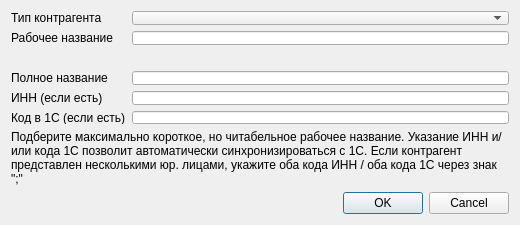
<?xml version="1.0" encoding="UTF-8"?>
<ui version="4.0">
 <class>DialogCrm_EditCounterparty</class>
 <widget class="QDialog" name="DialogCrm_EditCounterparty">
  <property name="geometry">
   <rect>
    <x>0</x>
    <y>0</y>
    <width>520</width>
    <height>225</height>
   </rect>
  </property>
  <property name="minimumSize">
   <size>
    <width>520</width>
    <height>225</height>
   </size>
  </property>
  <property name="maximumSize">
   <size>
    <width>520</width>
    <height>225</height>
   </size>
  </property>
  <property name="windowTitle">
   <string>Dialog</string>
  </property>
  <layout class="QVBoxLayout" name="verticalLayout">
   <item>
    <layout class="QGridLayout" name="gridLayout">
     <item row="1" column="0">
      <widget class="QLabel" name="label">
       <property name="text">
        <string>Рабочее название</string>
       </property>
      </widget>
     </item>
     <item row="2" column="1">
      <widget class="QLabel" name="label_hashname">
       <property name="text">
        <string/>
       </property>
      </widget>
     </item>
     <item row="3" column="1">
      <widget class="QLineEdit" name="lineEdit_full_name"/>
     </item>
     <item row="3" column="0">
      <widget class="QLabel" name="label_2">
       <property name="text">
        <string>Полное название</string>
       </property>
      </widget>
     </item>
     <item row="4" column="1">
      <widget class="QLineEdit" name="lineEdit_vatnum"/>
     </item>
     <item row="5" column="1">
      <widget class="QLineEdit" name="lineEdit_acc_code"/>
     </item>
     <item row="1" column="1">
      <widget class="QLineEdit" name="lineEdit_visible_name"/>
     </item>
     <item row="0" column="1">
      <widget class="QComboBox" name="comboBox_cptype"/>
     </item>
     <item row="4" column="0">
      <widget class="QLabel" name="label_3">
       <property name="text">
        <string>ИНН (если есть)</string>
       </property>
      </widget>
     </item>
     <item row="0" column="0">
      <widget class="QLabel" name="label_5">
       <property name="text">
        <string>Тип контрагента</string>
       </property>
      </widget>
     </item>
     <item row="5" column="0">
      <widget class="QLabel" name="label_4">
       <property name="text">
        <string>Код в 1С (если есть)</string>
       </property>
      </widget>
     </item>
    </layout>
   </item>
   <item>
    <widget class="QLabel" name="label_help">
     <property name="text">
      <string>Подберите максимально короткое, но читабельное рабочее название. Указание ИНН и/или кода 1С позволит автоматически синхронизироваться с 1С. Если контрагент представлен несколькими юр. лицами, укажите оба кода ИНН / оба кода 1С через знак &quot;;&quot;</string>
     </property>
     <property name="wordWrap">
      <bool>true</bool>
     </property>
    </widget>
   </item>
   <item>
    <widget class="QDialogButtonBox" name="buttonBox">
     <property name="orientation">
      <enum>Qt::Horizontal</enum>
     </property>
     <property name="standardButtons">
      <set>QDialogButtonBox::Cancel|QDialogButtonBox::Ok</set>
     </property>
    </widget>
   </item>
  </layout>
 </widget>
 <resources/>
 <connections>
  <connection>
   <sender>buttonBox</sender>
   <signal>accepted()</signal>
   <receiver>DialogCrm_EditCounterparty</receiver>
   <slot>accept()</slot>
   <hints>
    <hint type="sourcelabel">
     <x>248</x>
     <y>254</y>
    </hint>
    <hint type="destinationlabel">
     <x>157</x>
     <y>274</y>
    </hint>
   </hints>
  </connection>
  <connection>
   <sender>buttonBox</sender>
   <signal>rejected()</signal>
   <receiver>DialogCrm_EditCounterparty</receiver>
   <slot>reject()</slot>
   <hints>
    <hint type="sourcelabel">
     <x>316</x>
     <y>260</y>
    </hint>
    <hint type="destinationlabel">
     <x>286</x>
     <y>274</y>
    </hint>
   </hints>
  </connection>
 </connections>
</ui>
